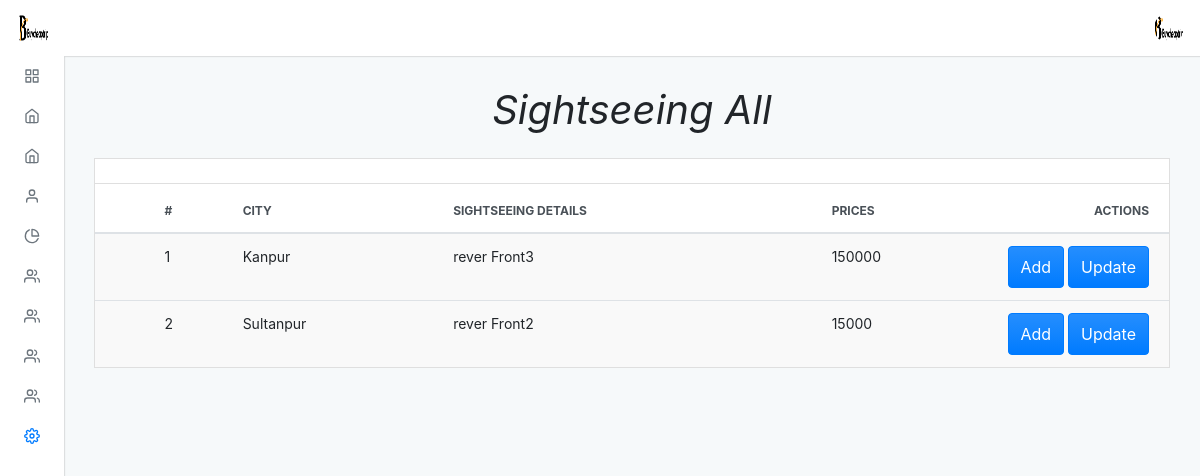
The page /admin/default/sightseeing_all.php (signed in) on the database its author committed.
### tables this page shows
CREATE TABLE `sightseeing` (
  `sight_id` int(11) NOT NULL,
  `sight_name` varchar(150) NOT NULL,
  `prices` double NOT NULL,
  `tsight_id` int(11) NOT NULL
);

CREATE TABLE `cities` (
  `city_id` int(11) NOT NULL,
  `city_name` varchar(100) NOT NULL
);

### admin/default/sightseeing_all.php (the view, shortened to what this page needs)
<?php
include "../../connection.php";
?>
<?php $page = "setting";
include("./incluede/header.php") ?>
<div class="adminx-content">
    <div class="adminx-main-content">
        <div class="container-fluid">
            <div class="pb-3">
                <h1><b><i>Sightseeing All</i></b></h1>
            </div>
            <div class="row">
                <div class="col">
                    <div class="card mb-grid">
                        <div class="card-header d-flex justify-content-between align-items-center">
                        </div>
                        <div class="table-responsive-md">
                            <table class="table table-actions table-striped table-hover mb-0">
                                <thead>
                                    <tr>
                                        <th scope="col">
                                            <label class="custom-control custom-checkbox m-0 p-0">
                                            </label>
                                        </th>
                                        <th scope="col">#</th>
                                        <th scope="col">City</th>
                                        <th scope="col">SightSeeing Details</th>
                                        <th scope="col">Prices</th>
                                        <th scope="col">Actions</th>
                                    </tr>
                                </thead>
                                <tbody>
                                    <?php
                                    $query = "SELECT sightseeing.sight_id, sightseeing.sight_name,sightseeing.prices,sightseeing.tsight_id,cities.city_name
                                    FROM sightseeing
                                    JOIN cities ON sightseeing.tsight_id = cities.city_id
                                    ORDER BY cities.city_name ASC";
                                    $res = mysqli_query($conn, $query);
                                    $a = 1;
                                    while ($row = mysqli_fetch_assoc($res)) {
                                    ?>
                                        <tr>
                                            <th scope="row">
                                                <label class="custom-control custom-checkbox m-0 p-0">
                                                </label>
                                            </th>
                                            <td><?php echo $a ?></td>
                                            <td><?php echo $row['city_name'] ?></td>
                                            <td><?php echo $row['sight_name'] ?></td>
                                            <td><?php echo $row['prices'] ?></td>
                                            <td>
                                                <a href="sightseeing_add"><button type="button" class="btn btn-primary waves-effect waves-light add">Add</button></a>
                                               <a href="sightseeing_update?sight_id=<?php echo $row['sight_id']; ?>"><button type="button" class="btn btn-primary waves-effect waves-light add">Update</button></a>
                                            </td>
                                        <tr>
                                        <?php
                                        ++$a;
                                    }
                                        ?>
                                        <?php include("./incluede/footer.php") ?>

### admin/default/incluede/header.php (shortened to what this page needs)
<!DOCTYPE html>
<html lang="en">
<head>
  <link rel="stylesheet" type="text/css" href="./dist/css/adminx.css" media="screen" />
</head>
<body class=" virat">
  <div class="adminx-container">
    <?php
    $query = "select * from admin_login";
    $result = mysqli_query($conn, $query);
    while ($row = mysqli_fetch_assoc($result)) {
    ?>
      <nav class="navbar navbar-expand justify-content-between fixed-top virat_1">
        <a class="navbar-brand mb-0 h1 d-none d-md-block" href="admin">
          <img src="../upload/<?php echo $row['image']; ?>" class="navbar-brand-image d-inline-block align-top mr-2" class="circle" alt="">
        </a>
        <ul class="navbar-nav d-flex justify-content-end mr-2">
          <li class="nav-item dropdown">
            <a class="nav-link avatar-with-name" id="navbarDropdownMenuLink" data-toggle="dropdown" href="#">
              <img src="../upload/<?php echo $row['image']; ?>" class="d-inline-block align-top" class="rounded" alt="">
            </a>
          </li>
        </ul>
      <?php
    }
      ?>
      </nav>
      <div class="adminx-sidebar expand-hover push">
        <ul class="sidebar-nav">
          <li class="sidebar-nav-item">
            <a href="admin" class="sidebar-nav-link <?php if ($page == 'home') {
                                                      echo 'active';
                                                    } ?>">
              <span class="sidebar-nav-icon">
                <i data-feather="grid"></i>
              </span>
            </a>
          </li>
          <li class="sidebar-nav-item">
            <a class="sidebar-nav-link <?php if ($page == 'thailand') {
                                          echo 'active';
                                        } ?> collapsed" data-toggle="collapse" href="#examplepackage" aria-expanded="false" aria-controls="examplepackage">
              <span class="sidebar-nav-icon">
                <i data-feather="home"></i>
              </span>
            </a>
          </li>
          <li class="sidebar-nav-item">
            <a class="sidebar-nav-link <?php if ($page == 'slider') {
                                          echo 'active';
                                        } ?> collapsed" data-toggle="collapse" href="#example" aria-expanded="false" aria-controls="example">
              <span class="sidebar-nav-icon">
                <i data-feather="home"></i>
              </span>
            </a>
          </li>
          <li class="sidebar-nav-item">
            <a class=" sidebar-nav-link <?php if ($page == 'about') {
                                          echo 'active';
                                        } ?> collapsed" data-toggle="collapse" href="#exampl_a" aria-expanded="false" aria-controls="exampl_a">
              <span class="sidebar-nav-icon">
                <i data-feather="user"></i>
              </span>
            </a>
          </li>
          <li class="sidebar-nav-item">
            <a class=" sidebar-nav-link <?php if ($page == 'our') {
                                          echo 'active';
                                        } ?> collapsed" data-toggle="collapse" href="#examp" aria-expanded="false" aria-controls="examp">
              <span class="sidebar-nav-icon">
                <i data-feather="pie-chart"></i>
              </span>
            </a>
          </li>
          <li class="sidebar-nav-item">
            <a class=" sidebar-nav-link <?php if ($page == 'transport') {
                                          echo 'active';
                                        } ?> collapsed" data-toggle="collapse" href="#exa_team" aria-expanded="false" aria-controls="exa_team">
              <span class="sidebar-nav-icon">
                <i data-feather="users"></i>
              </span>
            </a>
          </li>
          <li class="sidebar-nav-item">
            <a class=" sidebar-nav-link <?php if ($page == 'transport') {
                                          echo 'active';
                                        } ?> collapsed" data-toggle="collapse" href="#exa_team89" aria-expanded="false" aria-controls="exa_team89">
              <span class="sidebar-nav-icon">
                <i data-feather="users"></i>
              </span>
            </a>
          </li>
          <li class="sidebar-nav-item">
            <a class=" sidebar-nav-link <?php if ($page == 'transport') {
                                          echo 'active';
                                        } ?> collapsed" data-toggle="collapse" href="#exa_team99" aria-expanded="false" aria-controls="exa_team99">
              <span class="sidebar-nav-icon">
                <i data-feather="users"></i>
              </span>
            </a>
          </li>
          <li class="sidebar-nav-item">
            <a class=" sidebar-nav-link <?php if ($page == 'users') {
                                          echo 'active';
                                        } ?> collapsed" data-toggle="collapse" href="#exa_team98" aria-expanded="false" aria-controls="exa_team98">
              <span class="sidebar-nav-icon">
                <i data-feather="users"></i>
              </span>
            </a>
          </li>
          <li class="sidebar-nav-item">
            <a class=" sidebar-nav-link <?php if ($page == 'setting') {
                                          echo 'active';
                                        } ?> collapsed" data-toggle="collapse" href="#ex" aria-expanded="false" aria-controls="ex">
              <span class="sidebar-nav-icon">
                <i data-feather="settings"></i>
              </span>
            </a>
      </div>

### admin/default/incluede/header.php (style rules this page uses)
.pb-3 { text-align: center; }

### rows shown on the page
sightseeing: cities.city_name "Kanpur", sight_name "rever Front3", prices "150000"
sightseeing: cities.city_name "Sultanpur", sight_name "rever Front2", prices "15000"
